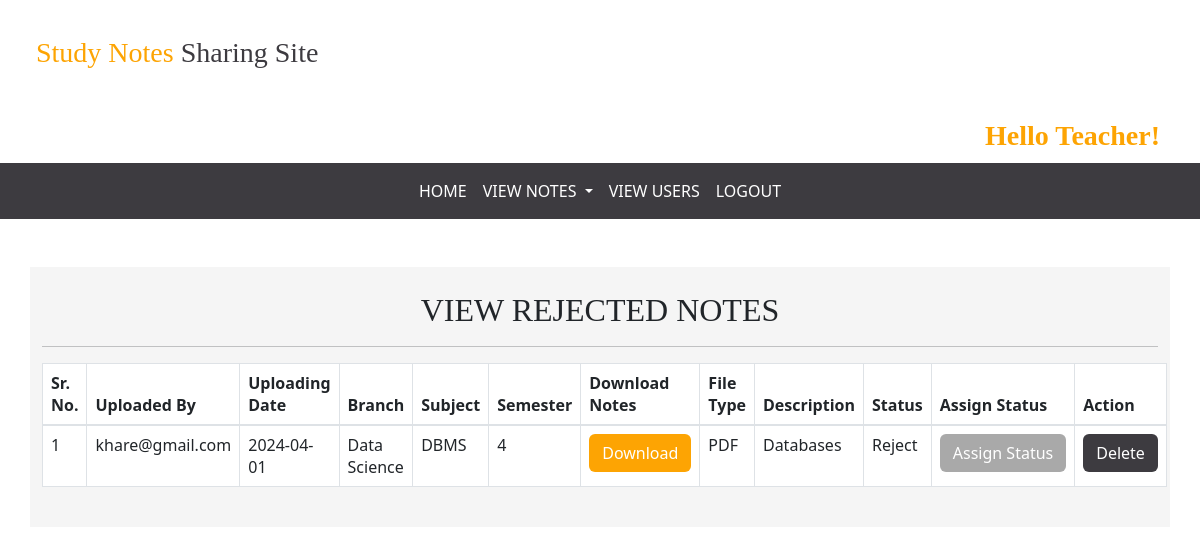
Page /rejected_notes (signed in) on the committed database.
### notes/models.py (models this page shows, shortened)
class Notes(models.Model):
    user = models.ForeignKey(User, on_delete=models.CASCADE)
    uploadingdate = models.CharField(max_length=30)
    branch = models.CharField(max_length=30)
    semester = models.CharField(max_length=30)
    subject = models.CharField(max_length=30)
    notesfile = models.FileField(null=True)
    filetype = models.CharField(max_length=30)
    description = models.CharField(max_length=200, null=True)
    status = models.CharField(max_length=15)

### notes/views.py (the view)
# urls.py: path('rejected_notes',rejected_notes,name='rejected_notes'),
def rejected_notes(request):
    if not request.user.is_authenticated:
        return redirect('login_admin')
    notes = Notes.objects.filter(status="Reject")
    d= {'notes': notes}
    return render(request, 'rejected_notes.html', d)

### notes/templates/rejected_notes.html (shortened to what this page needs)
{% extends 'admin_nav.html' %}
{% load static %}
{% block body %}
<link rel="stylesheet" href=" https://cdnjs.cloudflare.com/ajax/libs/twitter-bootstrap/5.3.0/css/bootstrap.min.css">
<link rel="stylesheet" href="https://cdn.datatables.net/2.0.2/css/dataTables.bootstrap5.css">
<div class="container-fluid mt-5" style="background-color : whitesmoke ;width: 95%;" >
    <br>
    <H2 class="text-center" style="font-family:'poppins'" >VIEW REJECTED NOTES</H2>
<hr>
    <table class="table table-bordered" id="example">
        <thead>
        <tr>
            <th>Sr. No.</th>
            <th>Uploaded By</th>
            <th>Uploading Date</th>
            <th>Branch</th>
            <th>Subject</th>
            <th>Semester</th>
            <th>Download Notes</th>
            <th>File Type</th>
            <th>Description</th>
            <th>Status</th>
            <th>Assign Status</th>
            <th>Action</th>
        </tr>
 </thead>
        {% for i in notes%}
        <tbody>
        <tr>
            <td>{{forloop.counter}}</td>
            <td>{{i.user.username}}</td>
            <td>{{i.uploadingdate}}</td>
            <td>{{i.branch}}</td>
            <td>{{i.subject}}</td>
            <td>{{i.semester}}</td>
            <td><a class="btn text-white" style="background-color:FDA403" download href="{{i.notesfile.url}}">Download</a></td>
            <td>{{i.filetype}}</td>
            <td>{{i.description}}</td>
            <td>{{i.status}}</td>
            <td><a class="btn text-white" style="background-color:A9A9A9" href="{% url 'assign_status' i.id %}">Assign&nbsp;Status</a></td>
            <td><a class="btn text-white" style="background-color:3D3B40"  href="{% url 'delete_notes' i.id %}"
                   onclick="return confirm('Are you sure...?')">Delete</a></td>
        </tr>
        {% endfor %}
        </tbody>
    </table>
    <br>
</div>
{% endblock %}

### rows in the picture
Notes: user.username "khare@gmail.com", uploadingdate "2024-04-01", branch "Data Science", subject "DBMS", semester "4", filetype "PDF", description "Databases", status "Reject"
